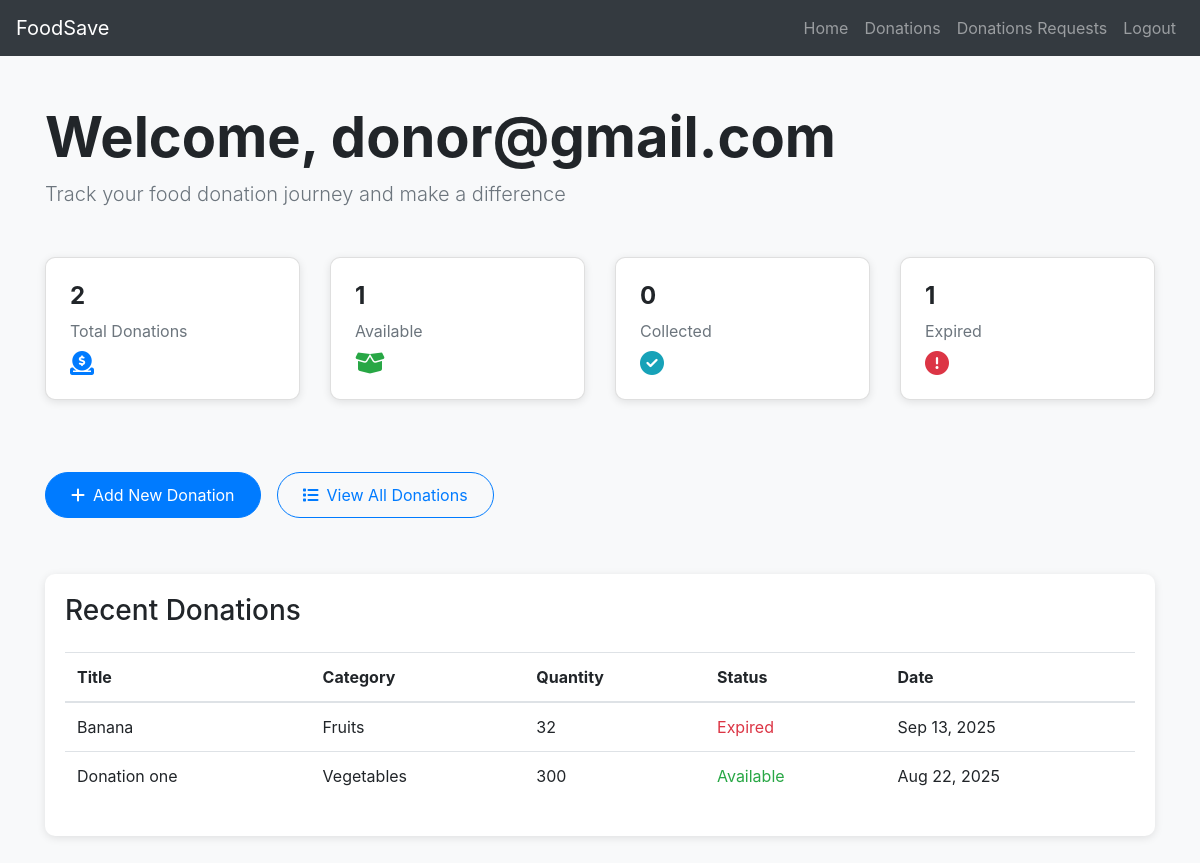
Page /donor/donor_dashboard.php (signed in) on the committed database.
### tables this page shows
CREATE TABLE `food_donations` (
  `donation_id` int(11) NOT NULL,
  `donor_id` int(11) NOT NULL,
  `title` varchar(200) NOT NULL,
  `description` text DEFAULT NULL,
  `category` enum('fruits','vegetables','meals','bakery','dairy','other') NOT NULL,
  `quantity` varchar(100) DEFAULT NULL,
  `expiration_date` date NOT NULL,
  `status` enum('available','requested','accepted','collected','expired') DEFAULT 'available',
  `created_at` timestamp NOT NULL DEFAULT current_timestamp(),
  `updated_at` timestamp NOT NULL DEFAULT current_timestamp() ON UPDATE current_timestamp(),
  `latitude` varchar(50) NOT NULL,
  `longitude` varchar(50) NOT NULL
);

### donor/donor_dashboard.php (the view, shortened to what this page needs)
<?php
include('config.php');
$donor_id = $_SESSION["id"];
$email = htmlspecialchars($_SESSION["email"]);
$total_sql = "SELECT COUNT(*) as total FROM food_donations WHERE donor_id=?";
$stmt = $conn->prepare($total_sql);
$stmt->bind_param("i", $donor_id);
$stmt->execute();
$total_result = $stmt->get_result()->fetch_assoc();
$total_donations = $total_result['total'];
$status_sql = "SELECT status, COUNT(*) as count FROM food_donations WHERE donor_id=? GROUP BY status";
$stmt = $conn->prepare($status_sql);
$stmt->bind_param("i", $donor_id);
$stmt->execute();
$status_result = $stmt->get_result();
$stats = [];
while ($row = $status_result->fetch_assoc()) {
    $stats[$row['status']] = $row['count'];
}
$recent_sql = "SELECT donation_id, title, category, quantity, status, created_at
               FROM food_donations
               WHERE donor_id=?
               ORDER BY created_at DESC
               LIMIT 5";
$stmt = $conn->prepare($recent_sql);
$stmt->bind_param("i", $donor_id);
$stmt->execute();
$recent_donations = $stmt->get_result();
?>
<!DOCTYPE html>
<html lang="en">
<head>
    <link rel="stylesheet" href="https://maxcdn.bootstrapcdn.com/bootstrap/4.5.2/css/bootstrap.min.css">
    <link rel="stylesheet" href="https://cdnjs.cloudflare.com/ajax/libs/font-awesome/6.4.0/css/all.min.css">
</head>
<body class="bg-light">
    <?php include('navbar.php'); ?>
    <div class="container py-5">
        <div class="mb-5">
            <h1 class="display-4 font-weight-bold">Welcome, <?= $email ?></h1>
            <p class="lead text-muted">Track your food donation journey and make a difference</p>
        </div>
        <div class="row mb-5">
            <div class="col-md-3 col-sm-6 mb-4">
                <div class="card card-stats p-4 bg-white">
                    <h4 class="font-weight-bold"><?= $total_donations ?></h4>
                    <p class="text-muted mb-0">Total Donations</p>
                    <i class="fas fa-donate text-primary mt-2" style="font-size: 1.5rem;"></i>
                </div>
            </div>
            <div class="col-md-3 col-sm-6 mb-4">
                <div class="card card-stats p-4 bg-white">
                    <h4 class="font-weight-bold"><?= $stats['available'] ?? 0 ?></h4>
                    <p class="text-muted mb-0">Available</p>
                    <i class="fas fa-box-open text-success mt-2" style="font-size: 1.5rem;"></i>
                </div>
            </div>
            <div class="col-md-3 col-sm-6 mb-4">
                <div class="card card-stats p-4 bg-white">
                    <h4 class="font-weight-bold"><?= $stats['collected'] ?? 0 ?></h4>
                    <p class="text-muted mb-0">Collected</p>
                    <i class="fas fa-check-circle text-info mt-2" style="font-size: 1.5rem;"></i>
                </div>
            </div>
            <div class="col-md-3 col-sm-6 mb-4">
                <div class="card card-stats p-4 bg-white">
                    <h4 class="font-weight-bold"><?= $stats['expired'] ?? 0 ?></h4>
                    <p class="text-muted mb-0">Expired</p>
                    <i class="fas fa-exclamation-circle text-danger mt-2" style="font-size: 1.5rem;"></i>
                </div>
            </div>
        </div>
        <div class="d-flex flex-wrap mb-5">
            <a href="add_donation.php" class="btn btn-primary btn-custom mr-3 mb-2">
                <i class="fas fa-plus mr-2"></i>Add New Donation
            </a>
            <a href="view_donations.php" class="btn btn-outline-primary btn-custom mb-2">
                <i class="fas fa-list mr-2"></i>View All Donations
            </a>
        </div>
        <div class="table-container">
            <h3 class="mb-4">Recent Donations</h3>
            <div class="table-responsive">
                <table class="table table-hover">
                    <thead>
                        <tr>
                            <th>Title</th>
                            <th>Category</th>
                            <th>Quantity</th>
                            <th>Status</th>
                            <th>Date</th>
                        </tr>
                    </thead>
                    <tbody>
                        <?php while ($donation = $recent_donations->fetch_assoc()): ?>
                            <tr>
                                <td><?= htmlspecialchars($donation['title']) ?></td>
                                <td><?= ucfirst($donation['category']) ?></td>
                                <td><?= htmlspecialchars($donation['quantity']) ?></td>
                                <td>
                                    <span class="status-<?= strtolower($donation['status']) ?>">
                                        <?= ucfirst($donation['status']) ?>
                                    </span>
                                </td>
                                <td><?= date('M d, Y', strtotime($donation['created_at'])) ?></td>
                            </tr>
                        <?php endwhile; ?>
                    </tbody>
                </table>
            </div>
        </div>
    </div>
</body>
</html>

### donor/donor_dashboard.php (style rules this page uses)
.card-stats { transition: transform 0.2s; border-radius: 10px; box-shadow: 0 2px 8px rgba(0,0,0,0.1); }
.status-available { color: #28a745; }
.status-expired { color: #dc3545; }
.table-container { background: white; border-radius: 10px; box-shadow: 0 2px 8px rgba(0,0,0,0.1); padding: 20px; }
.btn-custom { border-radius: 25px; padding: 10px 25px; }

### rows in the picture
food_donations: title "Banana", category "Fruits", quantity "32", status "Expired", created_at "Sep 13, 2025"
food_donations: title "Donation one", category "Vegetables", quantity "300", status "Available", created_at "Aug 22, 2025"

### other values in the picture
$email "donor@gmail.com"
$total_donations "2"
$stats['available'] "1"
$stats['collected'] "0"
$stats['expired'] "1"
